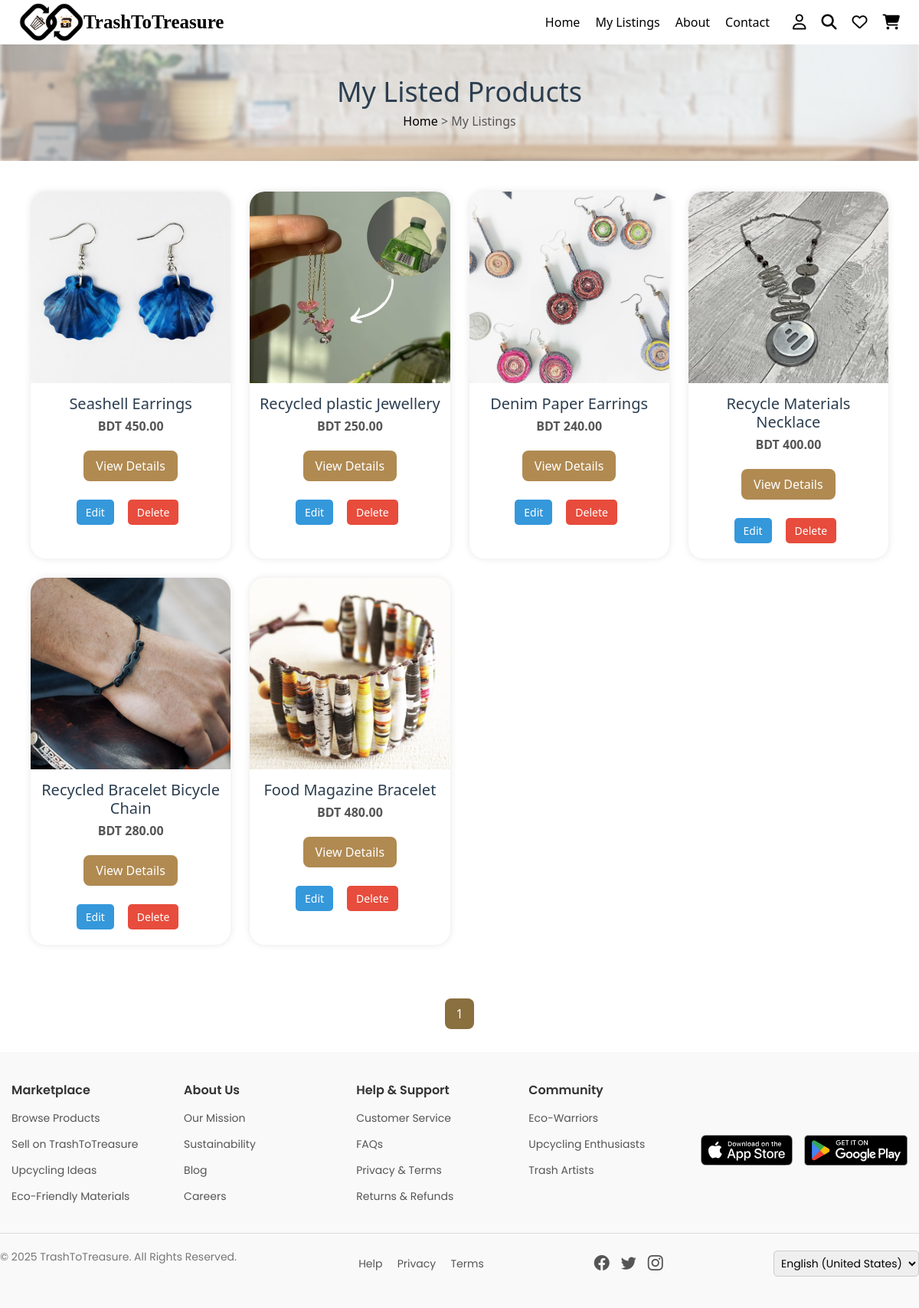
Page /listed_products/ (signed in) on the earlier database version.
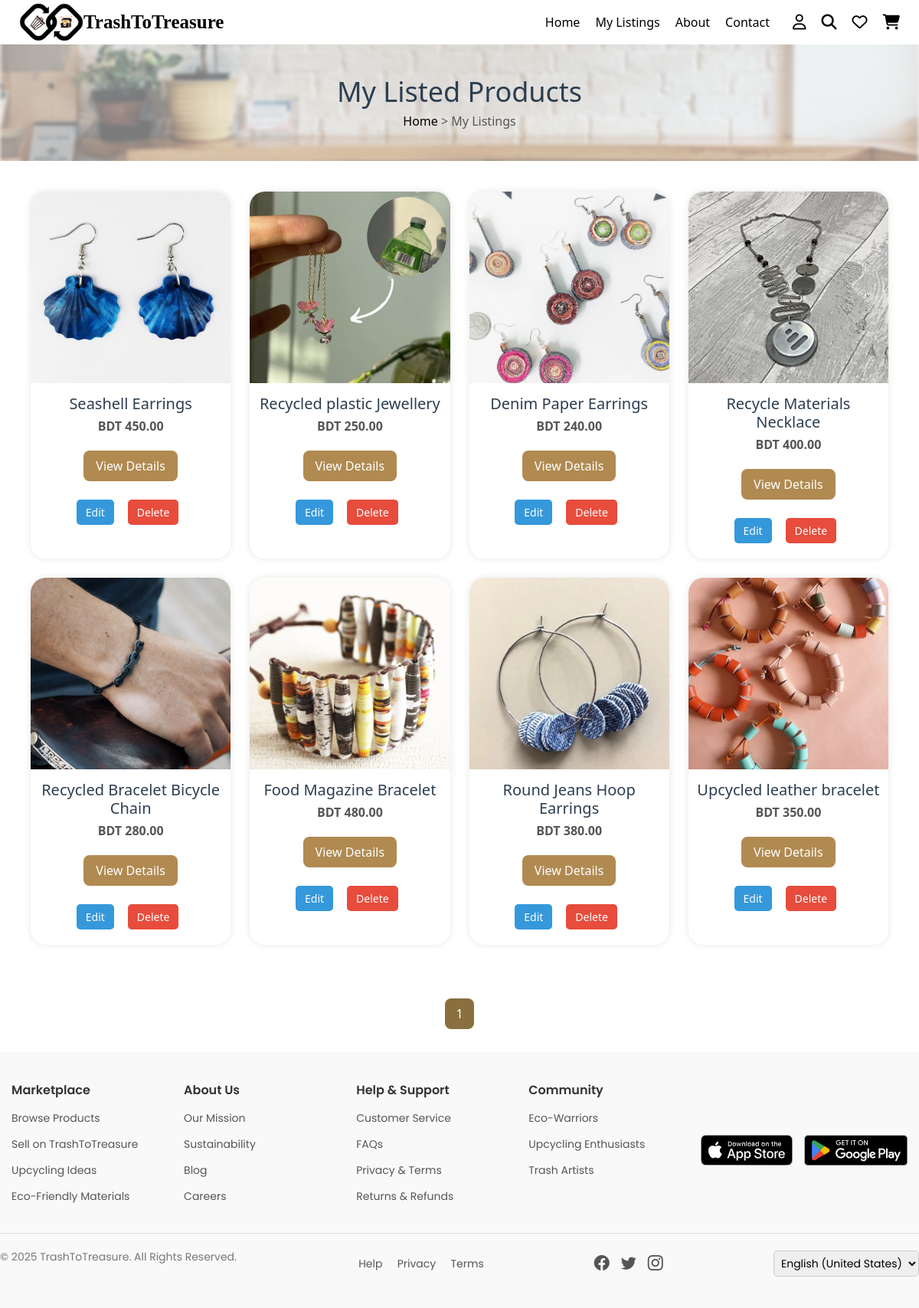
Same page on the later database version.
### marketplace/models.py (models this page shows, shortened)
class UpcycledProduct(models.Model):
    product_name = models.CharField(max_length=255, default="")
    category = models.CharField(max_length=100, default="")
    description = models.TextField()
    price = models.DecimalField(max_digits=10, decimal_places=2)
    product_status = models.CharField(max_length=20, choices=PRODUCT_STATUS_CHOICES, default='active')
    artisan = models.ForeignKey(User, on_delete=models.CASCADE, related_name='upcycled_products', null=True, blank=True)
    approval_status = models.BooleanField(default=False)
    stock_availability = models.IntegerField()
    product_images = models.ImageField(upload_to='upcycled_products/', blank=True, null=True)
    location = models.CharField(max_length=255, default="")
    rating = models.DecimalField(max_digits=3, decimal_places=2, default=0.0)
    tags = models.CharField(max_length=255, blank=True, null=True)
    listing_date = models.DateTimeField(auto_now_add=True)
    last_updated = models.DateTimeField(auto_now=True, null=True, blank=True)
    sold_count = models.IntegerField(default=0)
    delivery_status = models.CharField(max_length=20, choices=DELIVERY_STATUS_CHOICES, default='ready')
    slug = models.SlugField(max_length=255, unique=True, blank=True)

### marketplace/views.py (the view)
# urls.py: path('listed_products/', listed_products, name='listed_products'),  # Artisan's listed products
@login_required
def listed_products(request):
    if request.user.role != 'artisan':
        return HttpResponseForbidden("You are not authorized to view this page.")
    products = UpcycledProduct.objects.filter(artisan=request.user)
    paginator = Paginator(products, 12) # 12 products per page
    page_number = request.GET.get('page')
    page_obj = paginator.get_page(page_number)
    return render(request, 'listed_products.html', {
        'products': products,  # Keep this if you want to use it elsewhere
        'page_obj': page_obj   # This is the one your grid uses
    })

### marketplace/templates/listed_products.html (shortened to what this page needs)
{% load static %}
{% include "header.html" %}
<!DOCTYPE html>
<html lang="en">
<head>
    <link rel="stylesheet" href="{% static 'css/buyer_profile.css' %}">
</head>
<body>
<section class="product-banner">
    <h2>My Listed Products</h2>
    <p><a href="/">Home</a> >  My Listings</p>
</section>
<div class="products-grid">
    {% for product in page_obj %}
        <div class="product-card">
            <img src="{{ product.product_images.url }}" alt="{{ product.product_name }}">
            <h3>{{ product.product_name }}</h3>
            <p><strong>BDT {{ product.price }}</strong></p>
            <a href="{% url 'upcycled_product_details' product.slug %}" class="view-button">View Details</a>
            <div class="button-pair">
                <a href="{% url 'edit_product'   product.pk %}" class="edit-btn">Edit</a>
                <a href="{% url 'delete_product' product.pk %}" class="delete-btn">Delete</a>
            </div>
        </div>
    {% endfor %}
</div>
<div class="pagination-wrapper">
    <div class="pagination">
        {% for num in page_obj.paginator.page_range %}
            {% if page_obj.number == num %}
                <strong style="margin: 0 5px;">{{ num }}</strong>
            {% elif num >= page_obj.number|add:'-2' and num <= page_obj.number|add:'2' %}
                <a href="?page={{ num }}">{{ num }}</a>
            {% endif %}
        {% endfor %}
    </div>
</div>
</body>
</html>
{% include "footer.html" %}

### marketplace/templates/header.html (shortened to what this page needs)
{% load static %}
<!DOCTYPE html>
<html lang="en">
<head>
    <link rel="stylesheet" href="https://cdnjs.cloudflare.com/ajax/libs/font-awesome/6.5.1/css/all.min.css">
</head>
<body>
<div class="header">
    <div class="logo">
        <img src="/static/images/logo.png" alt="TrashToTreasure Logo">
        <h1>TrashToTreasure</h1>
    </div>
    <div class="nav-links">
        {% if user.is_authenticated %}
            {% if user.role == 'driver' %}
                <a href="{% url 'driver_dashboard' %}">Home</a>
            {% else %}
                <a href="{% url 'home' %}">Home</a>
            {% endif %}
        {% else %}
            <a href="{% url 'home' %}">Home</a>
        {% endif %}
        {% if request.user.is_authenticated and request.user.role == 'artisan' %}
            <a href="{% url 'listed_products'  %}">My Listings</a>
        {% endif %}
        <a href="/about/">About</a>
        <a href="/contact/">Contact</a>
    </div>
    <div class="icons">
        {% if user.is_authenticated %}
            {% if user.role == 'artisan' %}
                <a href="{% url 'artisan_profile' %}"><i class="fa-regular fa-user"></i></a>
            {% elif user.role == 'buyer' %}
                <a href="{% url 'buyer_profile' %}"><i class="fa-regular fa-user"></i></a>
            {% elif user.role == 'driver' %}
                <a href="{% url 'driver_profile' %}"><i class="fa-regular fa-user"></i></a>
            {% endif %}
        {% else %}
            <a href="{% url 'login' %}"><i class="fa-regular fa-user"></i></a>
        {% endif %}
        {% if request.user.is_authenticated %}
            {% if request.user.role == 'artisan' or request.user.role == 'buyer' %}
                <a href="#"><i class="fa-solid fa-magnifying-glass"></i></a>
                <a href="#"><i class="fa-regular fa-heart"></i></a>
                <a href="/cart/"><i class="fa-solid fa-cart-shopping"></i></a>
            {% endif %}
        {% endif %}
    </div>
</div>
</body>
</html>

### marketplace/templates/footer.html (shortened to what this page needs)
{% load static %}
<!DOCTYPE html>
<html lang="en">
<head>
    <link rel="stylesheet" href="{% static 'css/footer.css' %}">
    <link href="https://cdn.jsdelivr.net/npm/bootstrap@5.3.0/dist/css/bootstrap.min.css" rel="stylesheet">
    <link rel="stylesheet" href="https://cdn.jsdelivr.net/npm/bootstrap-icons/font/bootstrap-icons.css">
</head>
<body>
    <footer class="footer">
        <div class="footer-container">
            <div class="footer-column">
                <h3>Marketplace</h3>
                <ul>
                    <li><a href="#">Browse Products</a></li>
                    <li><a href="#">Sell on TrashToTreasure</a></li>
                    <li><a href="#">Upcycling Ideas</a></li>
                    <li><a href="#">Eco-Friendly Materials</a></li>
                </ul>
            </div>
            <div class="footer-column">
                <h3>About Us</h3>
                <ul>
                    <li><a href="#">Our Mission</a></li>
                    <li><a href="#">Sustainability</a></li>
                    <li><a href="#">Blog</a></li>
                    <li><a href="#">Careers</a></li>
                </ul>
            </div>
            <div class="footer-column">
                <h3>Help & Support</h3>
                <ul>
                    <li><a href="#">Customer Service</a></li>
                    <li><a href="#">FAQs</a></li>
                    <li><a href="#">Privacy & Terms</a></li>
                    <li><a href="#">Returns & Refunds</a></li>
                </ul>
            </div>
            <div class="footer-column">
                <h3>Community</h3>
                <ul>
                    <li><a href="#">Eco-Warriors</a></li>
                    <li><a href="#">Upcycling Enthusiasts</a></li>
                    <li><a href="#">Trash Artists</a></li>
                </ul>
            </div>
            <div class="footer-column app-links">
                <a href="#"><img src="/static/images/app-store.svg" alt="Download on the App Store" class="app-button"></a>
                <a href="#"><img src="/static/images/play-store.png" alt="Get it on Google Play" class="app-button"></a>
            </div>
        </div>
        <div class="footer-bottom">
            <p>&copy; 2025 TrashToTreasure. All Rights Reserved.</p>
            <div class="footer-links">
                <a href="#">Help</a>
                <a href="#">Privacy</a>
                <a href="#">Terms</a>
            </div>
            <div class="social-icons">
                <a href="#" class="bi bi-facebook"></a>
                <a href="#" class="bi bi-twitter"></a>
                <a href="#" class="bi bi-instagram"></a>
            </div>
            <div class="language-selector">
                <select>
                    <option>English (United States)</option>
                </select>
            </div>
        </div>
    </footer>
</body>
</html>

### marketplace/static/css/buyer_profile.css (style rules this page uses)
.product-banner { text-align: center; padding: 50px 0; background: url('/static/images/bg.png') no-repeat center; background-size: cover; color: #000; }
.product-banner h2 { font-size: 40px; margin: 0; }
.product-banner p { margin: 10px 0 0; }
.product-banner a { color: #000; text-decoration: none; }
h2 { font-size: 24px; margin-bottom: 20px; color: #333; }
.button-pair { display: flex; flex-direction: row; align-items: center; justify-content: space-between; gap: 10px; margin-top: 10px; }

### marketplace/static/css/footer.css (style rules this page uses)
.footer { background-color: #f9f9f9; padding: 40px 0; font-family: 'Poppins', sans-serif; color: #333; }
.footer-container { display: flex; justify-content: space-between; max-width: 1200px; margin: auto; padding-bottom: 20px; border-bottom: 1px solid #ddd; }
.footer-column { flex: 1; padding: 0 15px; }
.footer-column h3 { font-size: 16px; font-weight: 600; margin-bottom: 15px; }
.footer-column ul { list-style: none; padding: 0; }
.footer-column ul li { margin-bottom: 10px; }
.footer-column ul li a { text-decoration: none; color: #555; font-size: 14px; }
.app-links { display: flex; gap: 15px; align-items: center; }
.app-button { height: 40px; width: auto !important; }
.footer-bottom { display: flex; justify-content: space-between; align-items: center; padding-top: 20px; max-width: 1200px; margin: auto; }
.footer-bottom p { font-size: 14px; color: #777; }
.footer-links a { margin-left: 15px; font-size: 14px; text-decoration: none; color: #555; }
.social-icons { display: flex; gap: 15px; }
.social-icons a { font-size: 20px; color: #555; text-decoration: none; transition: color 0.3s; }
.language-selector select { padding: 5px; font-size: 14px; border: 1px solid #ccc; border-radius: 5px; }

### marketplace/templates/header.html (style rules this page uses)
* { margin: 0; padding: 0; box-sizing: border-box; }
body { font-family: Arial, sans-serif; background: #fff; }
.header { display: flex; justify-content: space-between; align-items: center; padding: 4px 25px; box-shadow: 0 2px 8px rgba(0, 0, 0, 0.1); background: #fff; }
.logo { left: 10px; display: flex; align-items: center; }
.logo img { height: 50px; width: auto; margin-right: 0px; }
.logo h1 { font-size: 25px; font-weight: bold; color: #000; margin: 0; font-family: tahoma; }
.nav-links { display: flex; gap: 20px; margin-left: auto; }
.nav-links a { text-decoration: none; color: #000; font-size: 16px; transition: color 0.3s ease; }
.icons { display: flex; gap: 20px; margin-left: 30px; }
.icons a { color: #000; font-size: 20px; transition: color 0.3s ease; }

### marketplace/templates/listed_products.html (style rules this page uses)
.products-grid { display: grid; grid-template-columns: repeat(auto-fit, minmax(250px, 1fr)); gap: 25px; padding: 40px; max-width: 1200px; margin: auto; }
.product-card { background: #fff; border-radius: 20px; box-shadow: 0 0 10px rgba(0,0,0,0.1); overflow: hidden; text-align: center; transition: 0.3s ease-in-out; }
.product-card img { width: 100%; height: 250px; object-fit: cover; }
.product-card h3 { margin: 15px 10px 5px; font-size: 20px; color: #2c3e50; }
.product-card p { margin: 0 10px 10px; color: #555; }
.view-button { display: inline-block; margin: 10px 0 20px; padding: 8px 16px; background-color: #b08a51; color: #fff; border-radius: 8px; text-decoration: none; }
.product-banner { text-align: center; background-color: #e0f7ec; padding: 40px 0; }
.product-banner h2 { font-size: 36px; color: #2c3e50; }
.product-banner p { color: #555; margin-top: 5px; }
.pagination-wrapper { width: 100%; display: flex; justify-content: center; margin: 30px 0; }
.pagination { display: flex; gap: 10px; flex-wrap: wrap; }
.pagination a, .pagination strong { padding: 8px 14px; background-color:rgb(0, 0, 0); color: #fff; border-radius: 8px; text-decoration: none; font-weight: 500; }
.pagination strong { background-color: #8a6f3f; }
.button-pair { display: flex; justify-content: center; margin-top: 4px; margin-bottom: 20px; }
.button-pair a { text-decoration: none; }
.edit-btn, .delete-btn { padding: 6px 12px; border-radius: 5px; text-decoration: none; color: white; font-size: 14px; margin-right: 8px; }
.edit-btn { background-color: #3498db; }
.delete-btn { background-color: #e74c3c; }

Differences in the rows shown:
added UpcycledProduct: product_images (picture), product_name "Round Jeans Hoop Earrings", price "380.00"
added UpcycledProduct: product_images (picture), product_name "Upcycled leather bracelet", price "350.00"
